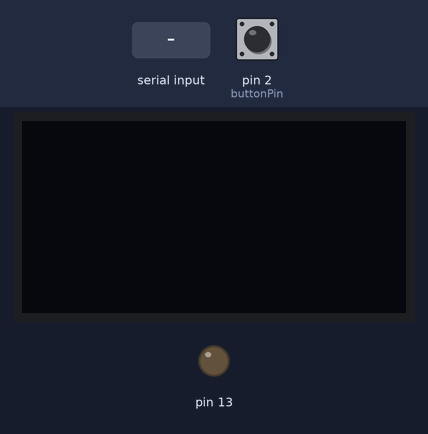
A sketch run on a simulated Arduino Uno, built with avr-gcc and run on an emulated ATmega328P. Parts: 128×64 one-colour display, output pins drawn as LEDs (lit = HIGH). The test bench sets the inputs (shaded band); at power-on: pin 2 (buttonPin) LOW. What the sketch prints to the serial monitor is not drawn.

Above: at 1.2 s.
1.3 s: "!on" received over Serial
At 2.2 s:
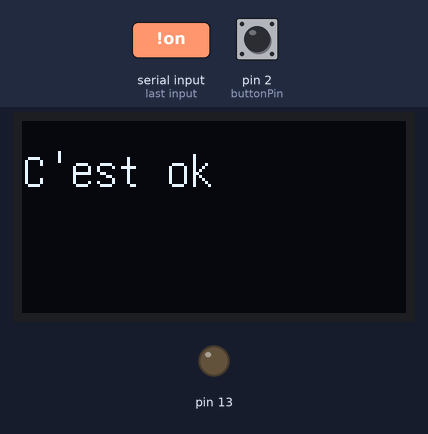
2.9 s: "!" received over Serial
At 3.8 s:
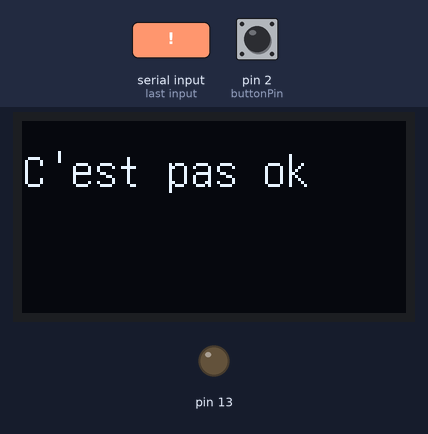
4.6 s: pin 2 (buttonPin) pulled HIGH for 1 s
At 5.4 s:
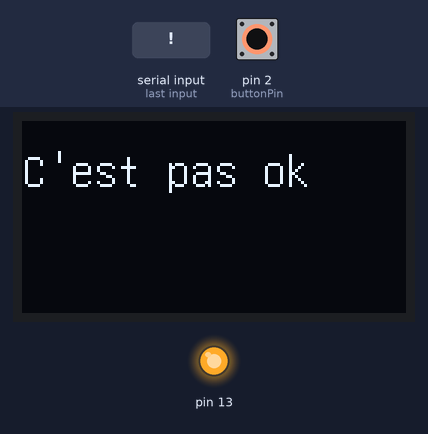
7.1 s: pin 2 (buttonPin) pulled HIGH for 3.2 s
At 11.0 s:
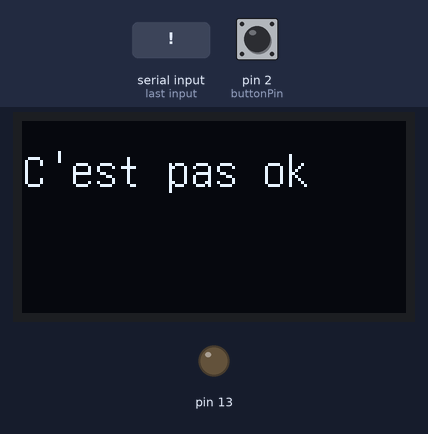
Timing chart, 0 to 12.5 s (numbered marks = the images above; inputs shaded):
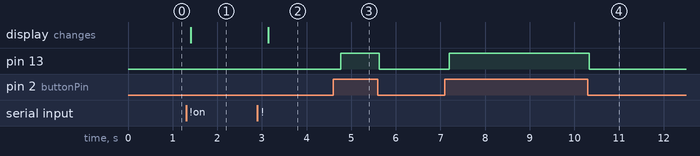

The sketch:

scriptLCDButtonReadWrite.ino
```cpp
#include "U8glib.h"

////////////////////////////////////////////////
//                Declarations                //
////////////////////////////////////////////////
String readString;
int nb = 0;
const int buttonPin = 2;
boolean statebtn = true;
U8GLIB_SSD1306_128X64 u8g(U8G_I2C_OPT_NO_ACK);

////////////////////////////////////////////////
//                 Base Code                  //
////////////////////////////////////////////////
void setup(void) {
	if ( u8g.getMode() == U8G_MODE_R3G3B2 ) {
		u8g.setColorIndex(255); // white
	}
	else if ( u8g.getMode() == U8G_MODE_GRAY2BIT ) {
		u8g.setColorIndex(3); // max intensity
	}
	else if ( u8g.getMode() == U8G_MODE_BW ) {
		u8g.setColorIndex(1); // pixel on
	}
	else if ( u8g.getMode() == U8G_MODE_HICOLOR ) {
		u8g.setHiColorByRGB(255,255,255);
	}

	Serial.begin(9600);
	pinMode(13, OUTPUT);
	pinMode(buttonPin, INPUT);
}

void loop(void) {
	if (digitalRead(buttonPin) == HIGH) {
		if(statebtn){
			digitalWrite(13, HIGH);
			Serial.print("Coucou: ");
			Serial.println(nb++);
			statebtn = false;
		}
	}
	else {
		statebtn = true;
		digitalWrite(13, LOW);
	}

	while (Serial.available()) {
		delay(3);
		if (Serial.available() > 0) {
			char c = Serial.read();
			readString += c;
		}
	}

	if (readString.length() >0) {
		char c = readString.charAt(0);
		if(c == '!'){
			u8g.firstPage();
			do {
				draw(readString == "!on");
			} while( u8g.nextPage() );
		}
	}

	delay(50);
}

////////////////////////////////////////////////
//                 FUNCTIONS                  //
////////////////////////////////////////////////
void draw(boolean isOn) {
	// graphic commands to redraw the complete screen should be placed here
	u8g.setFont(u8g_font_unifont);
	//u8g.setFont(u8g_font_osb21);
	if(isOn)
		u8g.drawStr( 0, 22, "C'est ok");
	else
		u8g.drawStr( 0, 22, "C'est pas ok");
}
```

Measured:
- after the input at 1.3 s, the display: changes after 0.10 s (image 1)
- after the input at 2.9 s, the display: changes after 0.25 s (image 2)
- after the input at 4.6 s, pin 13: LOW → HIGH after 0.16 s, → LOW 0.87 s later
- after the input at 7.1 s, pin 13: LOW → HIGH after 0.10 s, → LOW 3.1 s later
